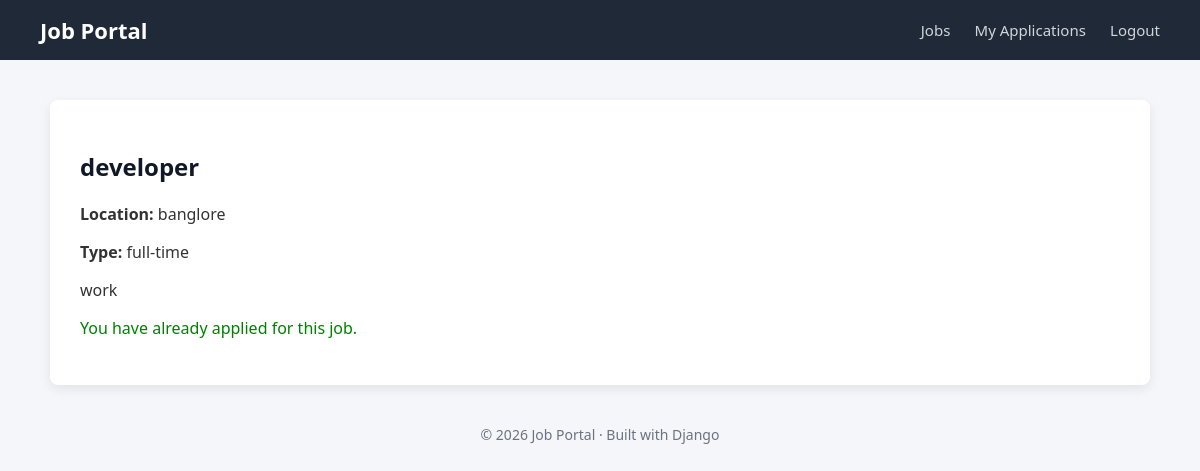
The page /jobs/2/ (signed in) on the database its author committed.
### jobs/models.py (models this page shows, shortened)
class Job(models.Model):
    recruiter = models.ForeignKey(User, on_delete=models.CASCADE)
    title = models.CharField(max_length=200)
    description = models.TextField()
    location = models.CharField(max_length=100)
    job_type = models.CharField(
        max_length=50,
        choices=(
            ('full-time', 'Full Time'),
            ('part-time', 'Part Time'),
            ('internship', 'Internship'),
        )
    )
    created_at = models.DateTimeField(default=timezone.now)

### jobs/views.py (the view)
# urls.py: path('jobs/<int:job_id>/', views.job_detail, name='job_detail'),
@login_required
@candidate_required
def job_detail(request, job_id):
    job = Job.objects.get(id=job_id)
    already_applied = JobApplication.objects.filter(
        candidate=request.user,
        job=job
    ).exists()
    if request.method == 'POST' and not already_applied:
        JobApplication.objects.create(
            candidate=request.user,
            job=job
        )
        return redirect('job_list')
    return render(request, 'job_detail.html', {
        'job': job,
        'already_applied': already_applied
    })

### jobs/templates/job_detail.html
{% extends 'base.html' %}
{% block content %}
<h2>{{ job.title }}</h2>
<p><strong>Location:</strong> {{ job.location }}</p>
<p><strong>Type:</strong> {{ job.job_type }}</p>
<p>{{ job.description }}</p>
{% if already_applied %}
    <p style="color: green;">You have already applied for this job.</p>
{% else %}
    <form method="post">
        {% csrf_token %}
        <button type="submit">Apply</button>
    </form>
{% endif %}
{% endblock %}

### jobs/templates/base.html (style rules this page uses)
* { box-sizing: border-box; font-family: 'Segoe UI', Tahoma, sans-serif; }
body { margin: 0; background: #f4f6f9; color: #333; }
h2 { margin-bottom: 20px; color: #111827; }

### rows shown on the page
Job: title "developer", location "banglore", job_type "full-time", description "work"
